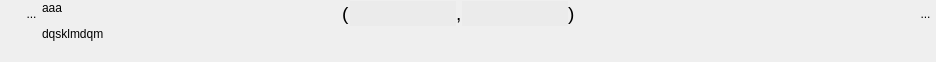
<?xml version="1.0" encoding="UTF-8"?>
<ui version="4.0">
 <class>WidgetTuple2</class>
 <widget class="QWidget" name="WidgetTuple2">
  <property name="geometry">
   <rect>
    <x>0</x>
    <y>0</y>
    <width>936</width>
    <height>62</height>
   </rect>
  </property>
  <property name="sizePolicy">
   <sizepolicy hsizetype="Preferred" vsizetype="Minimum">
    <horstretch>0</horstretch>
    <verstretch>0</verstretch>
   </sizepolicy>
  </property>
  <property name="minimumSize">
   <size>
    <width>0</width>
    <height>0</height>
   </size>
  </property>
  <property name="windowTitle">
   <string>Form</string>
  </property>
  <property name="styleSheet">
   <string notr="true"/>
  </property>
  <layout class="QHBoxLayout" name="horizontalLayout_4">
   <property name="spacing">
    <number>0</number>
   </property>
   <property name="leftMargin">
    <number>0</number>
   </property>
   <property name="topMargin">
    <number>1</number>
   </property>
   <property name="rightMargin">
    <number>0</number>
   </property>
   <property name="bottomMargin">
    <number>1</number>
   </property>
   <item>
    <layout class="QVBoxLayout" name="verticalLayout_2">
     <property name="spacing">
      <number>0</number>
     </property>
     <item>
      <layout class="QHBoxLayout" name="horizontalLayout_3">
       <property name="spacing">
        <number>0</number>
       </property>
       <property name="sizeConstraint">
        <enum>QLayout::SetFixedSize</enum>
       </property>
       <item>
        <spacer name="horizontalSpacer_3">
         <property name="orientation">
          <enum>Qt::Horizontal</enum>
         </property>
         <property name="sizeType">
          <enum>QSizePolicy::Fixed</enum>
         </property>
         <property name="sizeHint" stdset="0">
          <size>
           <width>21</width>
           <height>20</height>
          </size>
         </property>
        </spacer>
       </item>
       <item>
        <widget class="MonBoutonValide" name="RBValide">
         <property name="minimumSize">
          <size>
           <width>21</width>
           <height>25</height>
          </size>
         </property>
         <property name="maximumSize">
          <size>
           <width>21</width>
           <height>25</height>
          </size>
         </property>
         <property name="focusPolicy">
          <enum>Qt::ClickFocus</enum>
         </property>
         <property name="toolTip">
          <string>Affiche le rapport de validation du mot-clef</string>
         </property>
         <property name="styleSheet">
          <string notr="true">border : 0px</string>
         </property>
         <property name="text">
          <string>...</string>
         </property>
         <property name="icon">
          <iconset>
           <normaloff>../Editeur/icons/ast-green-ball.png</normaloff>../Editeur/icons/ast-green-ball.png</iconset>
         </property>
         <property name="iconSize">
          <size>
           <width>25</width>
           <height>25</height>
          </size>
         </property>
        </widget>
       </item>
      </layout>
     </item>
     <item>
      <spacer name="verticalSpacer_2">
       <property name="orientation">
        <enum>Qt::Vertical</enum>
       </property>
       <property name="sizeHint" stdset="0">
        <size>
         <width>20</width>
         <height>5</height>
        </size>
       </property>
      </spacer>
     </item>
    </layout>
   </item>
   <item>
    <widget class="MonLabelClic" name="label">
     <property name="sizePolicy">
      <sizepolicy hsizetype="Fixed" vsizetype="Preferred">
       <horstretch>0</horstretch>
       <verstretch>0</verstretch>
      </sizepolicy>
     </property>
     <property name="minimumSize">
      <size>
       <width>300</width>
       <height>25</height>
      </size>
     </property>
     <property name="maximumSize">
      <size>
       <width>178</width>
       <height>16777215</height>
      </size>
     </property>
     <property name="frameShape">
      <enum>QFrame::NoFrame</enum>
     </property>
     <property name="text">
      <string>&lt;html&gt;&lt;head/&gt;&lt;body&gt;&lt;p&gt;aaa&lt;/p&gt;&lt;p&gt;dqsklmdqm&lt;/p&gt;&lt;/body&gt;&lt;/html&gt;</string>
     </property>
     <property name="scaledContents">
      <bool>false</bool>
     </property>
     <property name="alignment">
      <set>Qt::AlignLeading|Qt::AlignLeft|Qt::AlignTop</set>
     </property>
    </widget>
   </item>
   <item>
    <layout class="QVBoxLayout" name="verticalLayout">
     <item>
      <layout class="QHBoxLayout" name="horizontalLayout">
       <item>
        <layout class="QHBoxLayout" name="horizontalLayout_2">
         <item>
          <widget class="QLabel" name="label_2">
           <property name="text">
            <string>&lt;html&gt;&lt;head/&gt;&lt;body&gt;&lt;p&gt;&lt;span style=&quot; font-size:14pt;&quot;&gt;(&lt;/span&gt;&lt;/p&gt;&lt;/body&gt;&lt;/html&gt;</string>
           </property>
          </widget>
         </item>
         <item>
          <widget class="QLineEdit" name="lineEditVal1">
           <property name="sizePolicy">
            <sizepolicy hsizetype="Preferred" vsizetype="Fixed">
             <horstretch>0</horstretch>
             <verstretch>0</verstretch>
            </sizepolicy>
           </property>
           <property name="minimumSize">
            <size>
             <width>0</width>
             <height>25</height>
            </size>
           </property>
           <property name="maximumSize">
            <size>
             <width>805</width>
             <height>16777215</height>
            </size>
           </property>
           <property name="styleSheet">
            <string notr="true">background:rgb(235,235,235);
border:0px;

</string>
           </property>
           <property name="readOnly">
            <bool>false</bool>
           </property>
          </widget>
         </item>
         <item>
          <widget class="QLabel" name="label_4">
           <property name="text">
            <string>&lt;html&gt;&lt;head/&gt;&lt;body&gt;&lt;p&gt;&lt;span style=&quot; font-size:14pt;&quot;&gt;,&lt;/span&gt;&lt;/p&gt;&lt;/body&gt;&lt;/html&gt;</string>
           </property>
          </widget>
         </item>
         <item>
          <widget class="QLineEdit" name="lineEditVal2">
           <property name="sizePolicy">
            <sizepolicy hsizetype="Preferred" vsizetype="Fixed">
             <horstretch>0</horstretch>
             <verstretch>0</verstretch>
            </sizepolicy>
           </property>
           <property name="minimumSize">
            <size>
             <width>0</width>
             <height>25</height>
            </size>
           </property>
           <property name="maximumSize">
            <size>
             <width>805</width>
             <height>16777215</height>
            </size>
           </property>
           <property name="focusPolicy">
            <enum>Qt::StrongFocus</enum>
           </property>
           <property name="styleSheet">
            <string notr="true">background:rgb(235,235,235);
border:0px;</string>
           </property>
          </widget>
         </item>
         <item>
          <widget class="QLabel" name="label_3">
           <property name="text">
            <string>&lt;html&gt;&lt;head/&gt;&lt;body&gt;&lt;p&gt;&lt;span style=&quot; font-size:14pt;&quot;&gt;)&lt;/span&gt;&lt;/p&gt;&lt;/body&gt;&lt;/html&gt;</string>
           </property>
          </widget>
         </item>
        </layout>
       </item>
       <item>
        <spacer name="horizontalSpacer_2">
         <property name="orientation">
          <enum>Qt::Horizontal</enum>
         </property>
         <property name="sizeType">
          <enum>QSizePolicy::Expanding</enum>
         </property>
         <property name="sizeHint" stdset="0">
          <size>
           <width>58</width>
           <height>20</height>
          </size>
         </property>
        </spacer>
       </item>
       <item>
        <widget class="QToolButton" name="RBPoubelle">
         <property name="minimumSize">
          <size>
           <width>21</width>
           <height>25</height>
          </size>
         </property>
         <property name="maximumSize">
          <size>
           <width>21</width>
           <height>25</height>
          </size>
         </property>
         <property name="focusPolicy">
          <enum>Qt::ClickFocus</enum>
         </property>
         <property name="toolTip">
          <string>Détruit le mot-clef</string>
         </property>
         <property name="styleSheet">
          <string notr="true">border : 0px</string>
         </property>
         <property name="text">
          <string>...</string>
         </property>
         <property name="icon">
          <iconset>
           <normaloff>../Editeur/icons/deleteRond.png</normaloff>../Editeur/icons/deleteRond.png</iconset>
         </property>
         <property name="iconSize">
          <size>
           <width>25</width>
           <height>25</height>
          </size>
         </property>
        </widget>
       </item>
      </layout>
     </item>
     <item>
      <spacer name="verticalSpacer">
       <property name="orientation">
        <enum>Qt::Vertical</enum>
       </property>
       <property name="sizeHint" stdset="0">
        <size>
         <width>20</width>
         <height>5</height>
        </size>
       </property>
      </spacer>
     </item>
    </layout>
   </item>
  </layout>
 </widget>
 <customwidgets>
  <customwidget>
   <class>MonBoutonValide</class>
   <extends>QToolButton</extends>
   <header>monBoutonValide.h</header>
  </customwidget>
  <customwidget>
   <class>MonLabelClic</class>
   <extends>QLabel</extends>
   <header>monLabelClic.h</header>
  </customwidget>
 </customwidgets>
 <tabstops>
  <tabstop>lineEditVal1</tabstop>
  <tabstop>lineEditVal2</tabstop>
 </tabstops>
 <resources/>
 <connections/>
</ui>
